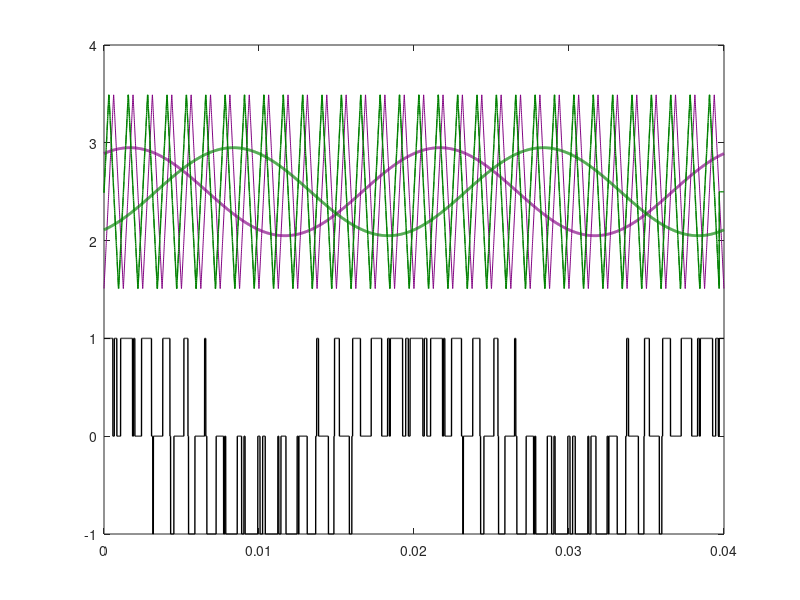

This figure's MATLAB source: (Note: this script raises an error after producing the figure.)
clear ;
clc;
tic;
%% Time array
ma = 0.90;
fout = 50; % Hz
fsw = 800; % Hz
Tstep = (1/fsw)/200; % s
Ts = Tstep; % s
Tfinal =2/fout ; % s
time_array = 0:Tstep:Tfinal-Tstep;
NumberofSteps = numel(time_array);
%Generate switching signals
The_c=0;
The_f=-pi/6;
phaseA=The_f+0;
phaseB=The_f-2*pi/3;
phaseC=The_f+2*pi/3;
VrefA = ma*cos(2*pi*fout*time_array+phaseA);
VrefB = ma*cos(2*pi*fout*time_array+phaseB);
VrefC = ma*cos(2*pi*fout*time_array+phaseC);
Vtriang = zeros(1, NumberofSteps);
for k = 1:Tfinal*fsw
   Triang_temp = triang(1/(Ts*fsw));
   Vtriang((length(Triang_temp)*(k-1)+1:k/(Tstep*fsw))) = (Triang_temp*2)-1;
end
%%
carrierPhA=0;
carrierPhB=90;
carrierPhC=0;
carA= round(carrierPhA/(fsw*Ts)/360);
if carA==0
    carA=1;
end
carB= round(carrierPhB/(fsw*Ts)/360);
if carB==0
    carB=1;
end
carC= round(carrierPhC/(fsw*Ts)/360);
if carC==0
    carC=1;
end

%%
VcarrierA = [ Vtriang(carA:end), zeros(1,carA-1)];
VcarrierB = [ Vtriang(carB:end), zeros(1,carB-1)];
VcarrierC = [ Vtriang(carC:end), zeros(1,carC-1)];

%%
SA = double(VrefA > VcarrierA);
SB = double(VrefB > VcarrierB);
SC = double(VrefC > VcarrierC);

VphaA = ma*cos(2*pi*fout*time_array+phaseA)/2;
VphaB = ma*cos(2*pi*fout*time_array+phaseB)/2;
VphaC = ma*cos(2*pi*fout*time_array+phaseC)/2;

%%
carrierPhA=carrierPhA*pi/180;
carrierPhB=carrierPhB*pi/180;
carrierPhC=carrierPhC*pi/180;
m=1; % carrier
n=2; % fundamental
mag_fsw=2*m*besselj(0,ma*pi/2)/pi;
Vfsw_A=(2*m*besselj(0,ma*pi/2)/pi)*cos(2*pi*fsw*time_array+carrierPhA);
Vfsw_B=(2*m*besselj(0,ma*pi/2)/pi)*cos(2*pi*fsw*time_array+carrierPhB);
Vfsw_C=(2*m*besselj(0,ma*pi/2)/pi)*cos(2*pi*fsw*time_array+carrierPhC);
%
VfswSL_A=2.*besselj(n,m*ma*pi/2)/(m*pi)*cos(2*pi*(fsw-2*fout)*time_array+carrierPhA-2*phaseA);
VfswSL_B=2.*besselj(n,m*ma*pi/2)/(m*pi)*cos(2*pi*(fsw-2*fout)*time_array+carrierPhB-2*phaseB);
VfswSL_C=2.*besselj(n,m*ma*pi/2)/(m*pi)*cos(2*pi*(fsw-2*fout)*time_array+carrierPhB-2*phaseC);
%
VfswSH_A=2.*besselj(n,m*ma*pi/2)/(m*pi)*cos(2*pi*(fsw+2*fout)*time_array+carrierPhA+2*phaseA);
VfswSH_B=2.*besselj(n,m*ma*pi/2)/(m*pi)*cos(2*pi*(fsw+2*fout)*time_array+carrierPhB+2*phaseB);
VfswSH_C=2.*besselj(n,m*ma*pi/2)/(m*pi)*cos(2*pi*(fsw+2*fout)*time_array+carrierPhB+2*phaseC);

%%

figure();
minus=2.5;
plot(time_array,VcarrierA+minus,'color',[0.5 0 0.5],'LineWidth',0.5)
hold on;
plot(time_array,VphaA+minus,'color',[0.5 0 0.5],'LineWidth',2)
hold on;
minus=2.5;
% plot(time_array,VcarrierB+minus,'color',[0 0.5 0],'LineWidth',0.5)
plot(time_array,VcarrierB+minus,'--','color',[0 0.5 0],'LineWidth',0.5)
plot(time_array,VcarrierB+minus,'color',[0 0.5 0],'LineWidth',1)
hold on;
plot(time_array,VphaB+minus,'color',[0 0.5 0],'LineWidth',2)
hold on;
plot(time_array,SA-SB,'color','k','LineWidth',1)
hold on;
yline(0,'LineWidth',0.5)
minus=-2;
plot(time_array,(VphaA-VphaB)+minus,'color','r','LineWidth',1)
hold on;
yline(minus,'LineWidth',0.5)
minus=-4;
plot(time_array,(Vfsw_A-Vfsw_B+VfswSL_A-VfswSL_B+VfswSH_A-VfswSH_B)+minus,'color','b','LineWidth',1);
yline(minus,'LineWidth',0.5)
set(gca,'xtick',[])
grid on;
grid minor;
set(gca,'ytick',[])

%%
figure1 = figure;
% Create axes
axes1 = axes('Parent',figure1);
hold(axes1,'on');
% Create plot
plot(time_array,VcarrierA,'color',[0.5 0 0.5],'LineWidth',0.5)
box(axes1,'on');
hold(axes1,'off');
% Set the remaining axes properties
set(axes1,'XTickLabel','','YTickLabel','');
hold on;


%%
figure();
minus=0;
plot(time_array,(Vfsw_A-Vfsw_B)+minus,'color',[0.5 0 0],'LineWidth',2);
hold on;
minus=-0.75;
plot(time_array,(VfswSL_A-VfswSL_B)+minus,'color',[0 0 0.5],'LineWidth',2);
hold on;
minus=-1.5;
plot(time_array,(VfswSH_A-VfswSH_B)+minus,'color',[0 0.5 0],'LineWidth',2);
hold on;
set(gca,'xtick',[])
grid on;
grid minor;
set(gca,'ytick',[])
%%
% figure();
% minus=5;
% plot(time_array,VcarrierA+5,time_array,VphaA+minus,'color','k','LineWidth',0.5)
% hold on;
% minus=2.5;
% plot(time_array,VcarrierB+2.5,time_array,VphaB+minus,'color','k','LineWidth',0.5)
% hold on; 
% plot(time_array,SA-SB,'color','k','LineWidth',0.5)
% hold on;
% yline(0,'LineWidth',0.5)
% minus=-2;
% plot(time_array,(VphaA-VphaB)+minus,'color','r','LineWidth',0.5)
% hold on;
% yline(minus,'LineWidth',0.5)
% minus=-3.5;
% % plot(time_array,(Vfsw_A-Vfsw_B+VfswSL_A-VfswSL_B+VfswSH_A-VfswSH_B)+minus,'color','b','LineWidth',0.5);
% plot(time_array,(Vfsw_A-Vfsw_B)+minus,'color','b','LineWidth',0.5);
% hold on;
% yline(minus,'LineWidth',0.5)
% minus=-5;
% plot(time_array,(VfswSL_A-VfswSL_B)+minus,'color','m','LineWidth',0.5);
% hold on;
% yline(minus,'LineWidth',0.5)
% minus=-6;
% plot(time_array,(VfswSH_A-VfswSH_B)+minus,'color','g','LineWidth',0.5);
% hold on;
% yline(minus,'LineWidth',0.5)
% set(gca,'xtick',[])
% grid on;
% grid minor;
% set(gca,'ytick',[])
%%
% figure();
% plot(time_array,SA+2.4,time_array,VphaA+3,'color','k','LineWidth',0.4)
% hold on;
% plot(time_array,SB+1.2,time_array,VphaB+1.7,'color','k','LineWidth',0.4)
% hold on; 
% plot(time_array,SA-SB,'color','k','LineWidth',0.4)
% hold on;
% minus=min(SA-SB)-max(VphaA-VphaB);
% plot(time_array,(VphaA-VphaB)+minus*1.1,'color','k','LineWidth',1)
% hold on;
% minus=min((VphaA-VphaB)+minus)-max(Vfsw_A-Vfsw_B);
% plot(time_array,(Vfsw_A-Vfsw_B)+minus*1.1,'color','k','LineWidth',1);
% hold on;
% minus=min((Vfsw_A-Vfsw_B)+minus*1.1)-max(VfswSL_A-VfswSL_B);
% plot(time_array,(VfswSL_A-VfswSL_B)+minus*1.1,'color','k','LineWidth',1);
% hold on;
% minus=min((VfswSL_A-VfswSL_B)+minus*1.1)-max(VfswSH_A-VfswSH_B);
% plot(time_array,(VfswSH_A-VfswSH_B)+minus*1.1,'color','k','LineWidth',1);
% hold on;
% set(gca,'xtick',[])
% grid on;
% grid minor;
% set(gca,'ytick',[])
% ylim([-6 4])

%%


%%
% N=1;
% subplot(5,1,1)
% plot(time_array,SA-SB,'color','k','LineWidth',0.4)
% ylim([-N N])
% subplot(5,1,2)
% plot(time_array,VphaA-VphaB,'color','k','LineWidth',2)
% ylim([-N N])
% subplot(5,1,3)
% plot(time_array,Vfsw_A-Vfsw_B,'color','k','LineWidth',2);
% ylim([-N N])
% subplot(5,1,4)
% plot(time_array,VfswSL_A-VfswSL_B,'color','k','LineWidth',1);
% ylim([-N N])
% subplot(5,1,5)
% plot(time_array,VfswSH_A-VfswSH_B,'color','k','LineWidth',1);
% ylim([-N N])
% hold on;
% set(gca,'xtick',[])
% set(gca,'ytick',[])
%%
% plot(time_array,SA-SB,'color','k','LineWidth',0.4)
% hold on;
% plot(time_array,VphaA-VphaB,'--','color','k','LineWidth',2)
% hold on; 
% plot(time_array,Vfsw_A-Vfsw_B,'--','color','k','LineWidth',2);
% hold on;
% plot(time_array,VfswSL_A-VfswSL_B,'color','r','LineWidth',1);
% hold on;
% plot(time_array,VfswSH_A-VfswSH_B,'color','b','LineWidth',1);
% hold on;
% set(gca,'xtick',[])
% set(gca,'ytick',[])
% ylim([-1.2 1.2])
%%
% figure();
% plot(time_array,SA,'color','k','LineWidth',0.4)
% ylim([-1.2 1.2])
% hold on;
% plot(time_array,VrefA,'color','m','LineWidth',2)
% hold on; 
%%

% figure();
% plot(time_array,VcarrierA,'color','r','LineWidth',0.4)
% ylim([-1.2 1.2])
% hold on;
% plot(time_array,VcarrierB,'color','g','LineWidth',0.4)
% ylim([-1.2 1.2])
% hold on;
% plot(time_array,VcarrierC,'color','b','LineWidth',0.4)
% ylim([-1.2 1.2])
% hold on
% plot(time_array,VrefA,'-','color','r','LineWidth',2)
% hold on; 
% plot(time_array,VrefB,'-','color','g','LineWidth',2)
% hold on; 
% plot(time_array,VrefC,'-','color','b','LineWidth',2)
% hold on; 
% set(gca,'xtick',[])
% set(gca,'ytick',[])
% xlim([7/8/fout 15/8/fout])

%% 
% figure();
% plot(time_array,Vfsw_A-Vfsw_B+VfswSH_A-VfswSH_B+VfswSL_A-VfswSL_B,'color','b','LineWidth',0.8);
% hold on;
% set(gca,'xtick',[])
% set(gca,'ytick',[])
% %% 
% figure();
% plot(time_array,Vfsw_A-Vfsw_B+VfswSH_A-VfswSH_B,'color','b','LineWidth',0.8);
% hold on;


%%
% plot(time_array,SA)
% y=zeros(1,length(SA));
% 
% for j=1:length(SA)
% if SA(j)==1
%     SAp(j)=0;
% else 
%     SAp(j)=1; 
% end
% end
%%
% x2 = [time_array, fliplr(time_array)];
% inBetween = [SA, fliplr(y)];
% inBetween2 = [SAp, fliplr(y)];
% %%
% fill(x2, inBetween, 'r');
% hold on;
% fill(x2, inBetween2, 'k');
% hold on;
% 
% %%
% 
% plot(time_array,VphaA-VphaB,'color','r','LineWidth',2)
% hold on; 
% plot(time_array,Vfsw_A-Vfsw_B+VfswSL_A-VfswSL_B+VfswSH_A-VfswSH_B,'color','b','LineWidth',2);
% hold on;
% 
% set(gca,'xtick',[])
% set(gca,'ytick',[])
% ylim([-1.2 1.2])
